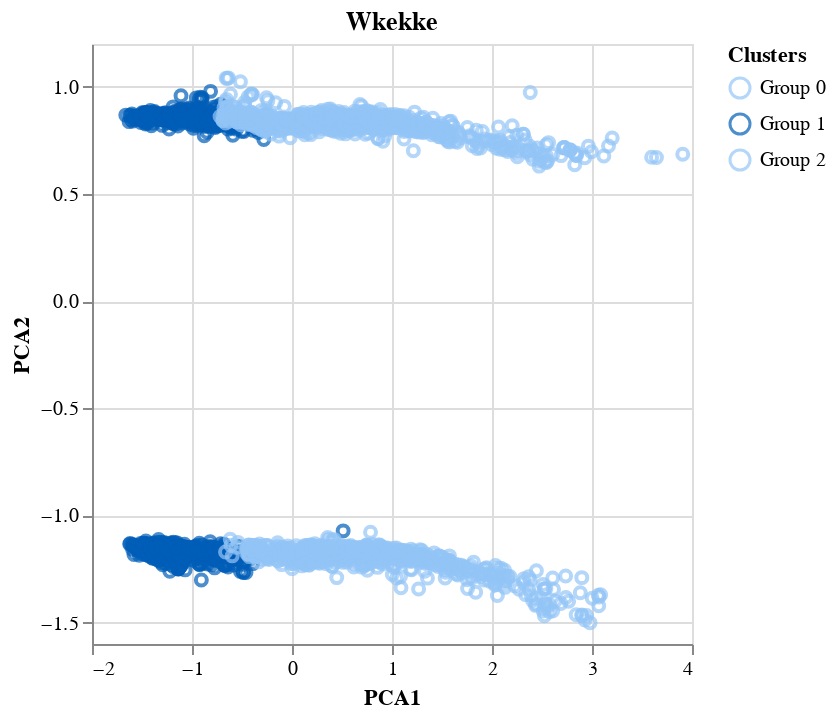

Notebook code cell kept with this figure:
### Code cell
color_tag = ['#93C4F6', '#005EB8']
color_scale = alt.Scale(domain=np.unique(clustereds_data["labels_tagged"]), range=color_tag)
chart = alt.Chart(clustereds_data).mark_point().encode(
    x='PCA1:Q',
    y='PCA2:Q',
    color=alt.Color('labels_tagged:N', scale=color_scale, legend=alt.Legend(title="Clusters")),  # Use the defined color scale
    tooltip=['PCA1', 'PCA2', 'labels_tagged'],  # Add tooltip information
    # text="{'silhouette':" + str(silhouette) + ", 'davies_bouldin_score':" + str(db_index) + ", 'calinski_harabasz_score':" + str(ch_score) + "}"
).properties(title=f'Wkekke')
chart

### Figure 1 — Vega-Lite specification as saved in the notebook (floating-point values rounded to 4 significant figures; data arrays with more than 128 entries replaced by an {"elided": "..."} marker saying what was removed)
{"config": {"view": {"continuousWidth": 300, "continuousHeight": 300}}, "data": {"name": "data-8a2a611faa2e6977377b443507e24443"}, "mark": {"type": "point"}, "encoding": {"color": {"field": "labels_tagged", "legend": {"title": "Clusters"}, "scale": {"domain": ["Group 0", "Group 1", "Group 2"], "range": ["#93C4F6", "#005EB8"]}, "type": "nominal"}, "tooltip": [{"field": "PCA1", "type": "quantitative"}, {"field": "PCA2", "type": "quantitative"}, {"field": "labels_tagged", "type": "nominal"}], "x": {"field": "PCA1", "type": "quantitative"}, "y": {"field": "PCA2", "type": "quantitative"}}, "title": "Wkekke", "$schema": "https://vega.github.io/schema/vega-lite/v5.14.1.json", "datasets": {"data-8a2a611faa2e6977377b443507e24443": {"elided": "3135 records"}}}
